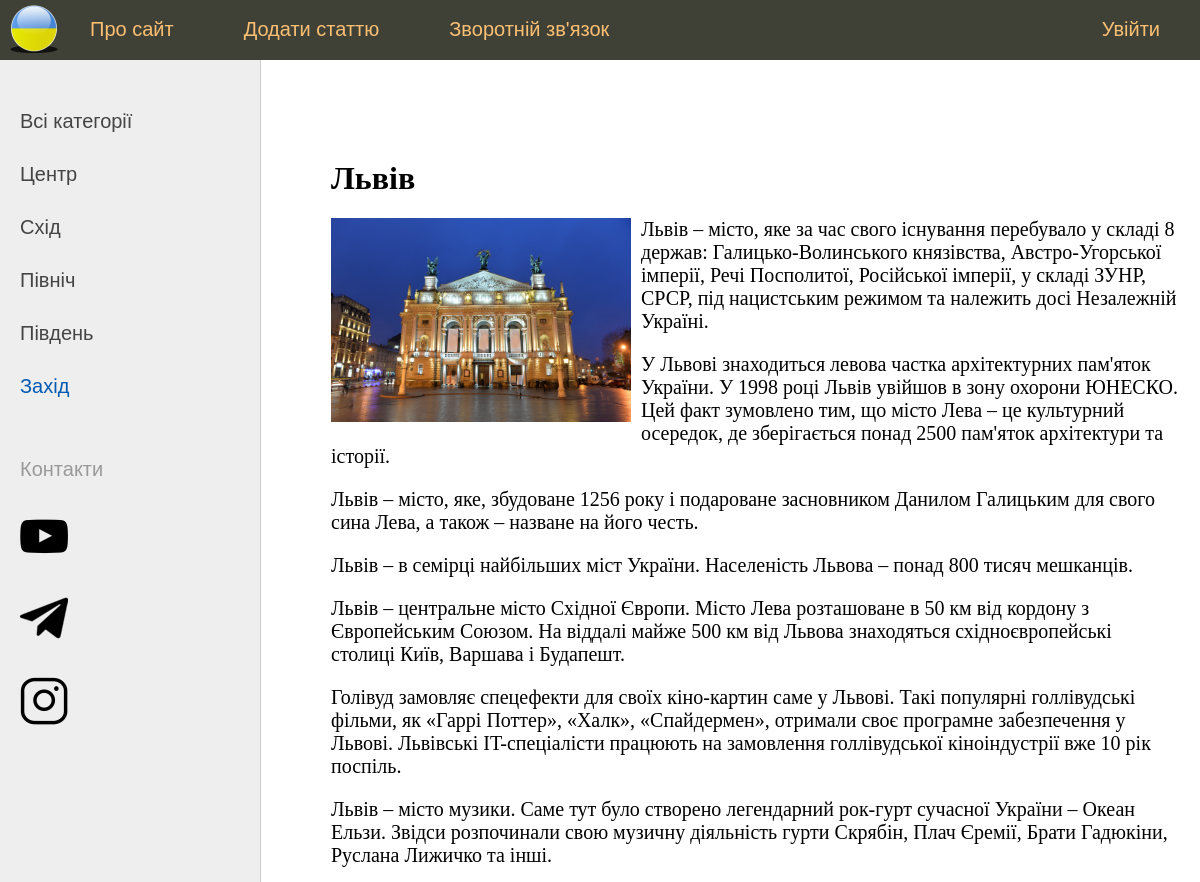
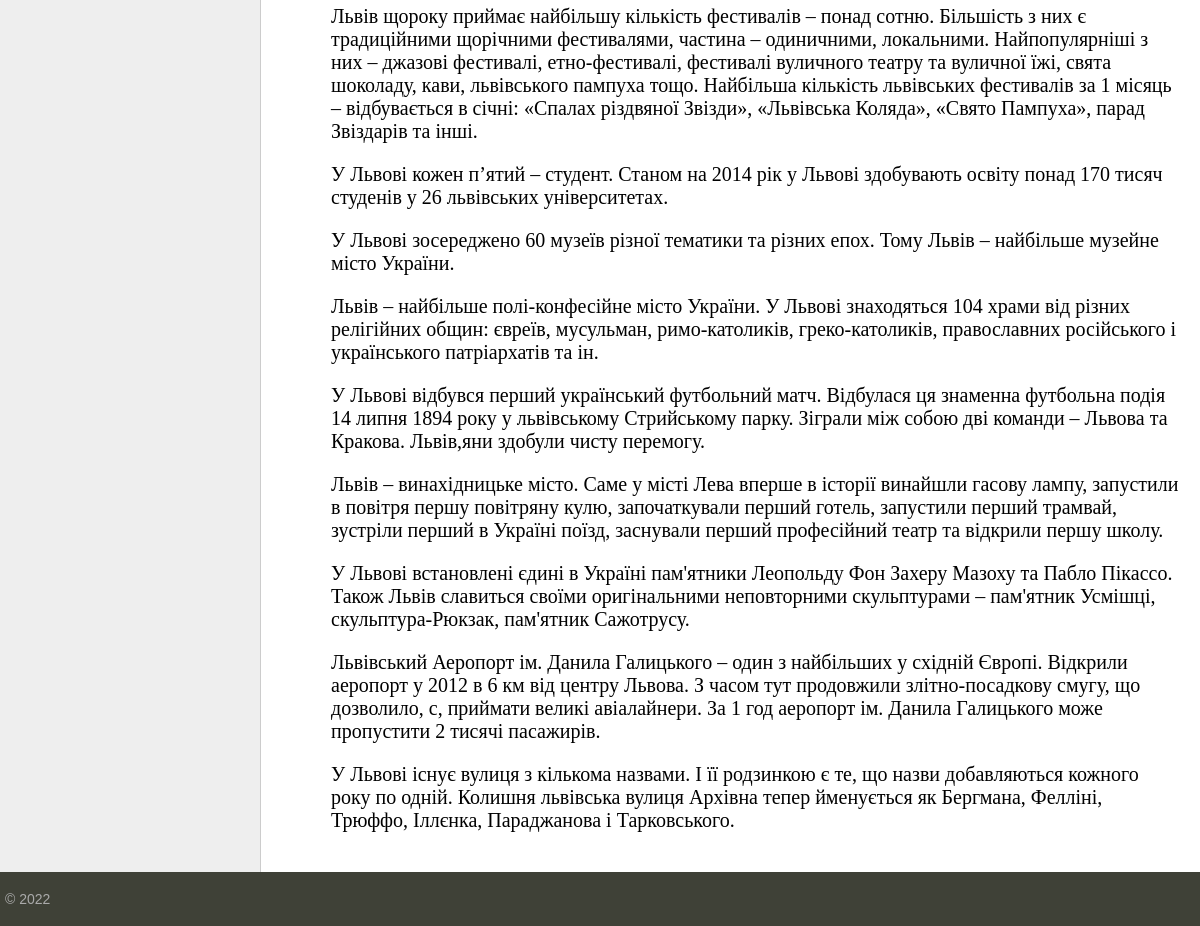
/post/lviv, run on the app's committed database (2 pictures, top to bottom).
### ukraine/models.py (models this page shows, shortened)
class Category(models.Model):
    name = models.CharField(max_length=100, db_index=True, verbose_name="Category")
    slug = models.SlugField(max_length=255, unique=True, db_index=True, verbose_name="URL" )
    def get_absolute_url(self):
        return reverse('category', kwargs={'category_slug': self.slug})
    class Meta:
        verbose_name='Категорії'
        verbose_name_plural='Категорії'
        ordering= ['id', 'name',]

class Ukraine(models.Model):
    title = models.CharField(max_length=255, verbose_name='Заголовок')
    slug=models.SlugField(max_length=255, unique=True, db_index=True, verbose_name="URL")
    content = models.TextField(blank=True, verbose_name='Текст')
    photo = models.ImageField(upload_to='photos/%Y/%m/%d/', verbose_name='Фото')
    time_create = models.DateTimeField(auto_now_add=True, verbose_name='Час створення')
    time_update = models.DateTimeField(auto_now=True, verbose_name='Час зміни')
    is_published = models.BooleanField(default=True, verbose_name='Публікація')
    cat = models.ForeignKey('Category', on_delete=models.PROTECT,verbose_name='Категорії')
    class Meta:
        verbose_name = 'Міста України'
        verbose_name_plural = 'Міста України'
        ordering = ['time_create', 'title']

### ukraine/views.py (the view)
# urls.py: path('post/<slug:post_slug>', show_post, name='post'),
def show_post(request, post_slug):
    post = get_object_or_404(Ukraine, slug=post_slug)
    context = {
        'post': post,
        'menu': menu,
        'title': post.title,
        'cat_selected': post.cat_id
    }
    return render(request, 'ukraine/post.html', context=context)

### ukraine/templatetags/ukraine_tags.py (called while the page is built)
@register.simple_tag(name="getcats")
def get_categories(filter=None):
    if not filter:
        return Category.objects.all()
    else:
        return Category.objects.filter(pk=filter)

@register.inclusion_tag('ukraine/list_categories.html')
def show_categories(sort=None, cat_selected=None):
    if not sort:
        cats = Category.objects.all()
    else:
        cats=Category.objects.order_by(sort)
    return {"cats":cats, "cat_selected": cat_selected}

### ukraine/templates/ukraine/post.html
{% extends 'ukraine/base.html' %}
{% block content %}
<h1>{{post.title}}</h1>
{% if post.photo %}
<p><img class="img-article-left" src="{{post.photo.url}}"></p>
{% endif %}
{{post.content|linebreaks}}
{% endblock %}

### ukraine/templates/ukraine/list_categories.html
{% for c in cats %}
	{% if c.pk == cat_selected %}
		<li class="selected">{{c.name}}</li>
	{% else %}
		<li><a href="{{ c.get_absolute_url }}">{{c.name}}</a> </li>
	{% endif %}
{% endfor %}

### ukraine/static/ukraine/css/styles.css (style rules this page uses)
html, body { font-family: 'Arial'; margin: 0; padding: 0; height: 100%; width: 100%; color: #444; }
a { color: #0059b2; text-decoration: none; }
img { max-width: 600px; height: auto; }
img.img-article-left { max-width: 300px; height: auto; float: left; padding: 0 10px 10px 0; }
.left-chapters ul li { margin: 30px 0 0 0; color: #999; }
.left-chapters ul li.selected { color: #0059b2; }
.left-chapters ul li a { color: #444; text-decoration: none; }
.content-text h1 { font-size: 32px; }

### data on the page
Category: name "Центр"
Category: name "Схід"
Category: name "Північ"
Category: name "Південь"
Category: name "Захід"
Ukraine: title "Львів", photo (picture), content "Львів – місто, яке за час свого існування перебувало у складі 8 держав: Галицько-Волинського князівства, Австро-Угорської імперії, Речі Посполитої, Російської імперії, у складі ЗУНР, СРСР, під нацистським режимом та належить досі Незалежній Україні. У Львові знаходиться левова частка архітектурних пам'яток України. У 1998 році Львів увійшов в зону охорони ЮНЕСКО. Цей факт зумовлено тим, що місто Лева – це культурний осередок, де зберігається понад 2500 пам'яток архітектури та історії. Львів – місто, яке, збудоване 1256 року і подароване засновником Данилом Галицьким для свого сина Лева, а також – назване на його честь. Львів – в семірці найбільших міст України. Населеність Львова – понад…"

### other printed values
{{ m.title }} "Про сайт" "Додати статтю" "Зворотній зв'язок"
{{ m.title }} "Увійти"
